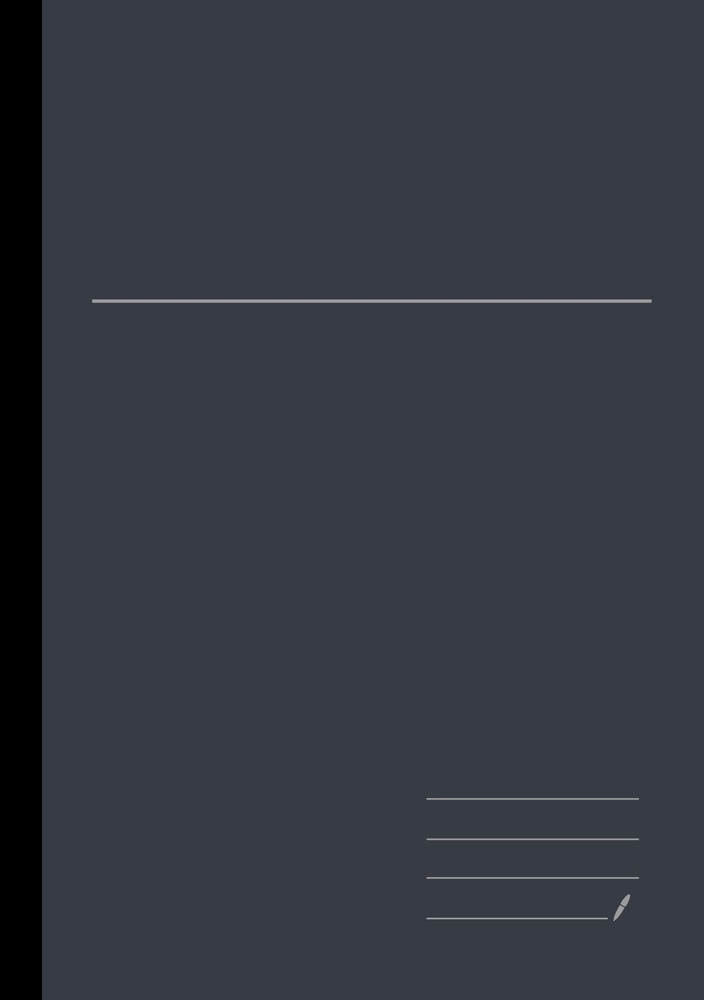
#> input picture CD/CD-01.jpg, 704 x 1000 px, shrunk from 1536 x 2181 before the run; its folder holds only this picture in this run
$ python preprocess.py
#> lines starting #> are read from the running program, lines starting #| are printed output that depends on the picture; after the words box and inside, x2 and y2 are one past the last pixel; in counts of white or black regions, pixels touching at a corner belong together
from PIL import Image
import PIL.ImageOps as impos
import PIL.ImageEnhance as imen
import glob, os

# print(len([6334, 5766, 8603, 10931, 9255, 6415, 4023, 2399, 1386, 800, 592, 473, 381, 387, 310, 332, 322, 356, 305, 298, 291, 256, 273, 240, 263, 234, 262, 246, 237, 249, 260, 273, 255, 247, 243, 244, 232, 199, 215, 207, 235, 235, 224, 214, 221, 234, 218, 229, 241, 220, 213, 221, 194, 202, 223, 219, 221, 220, 216, 217, 183, 200, 200, 198, 197, 208, 192, 204, 212, 198, 213, 180, 199, 183, 200, 207, 166, 178, 203, 195, 199, 203, 202, 200, 209, 189, 190, 217, 206, 179, 185, 177, 220, 192, 195, 196, 199, 213, 202, 232, 173, 205, 188, 200, 196, 174, 167, 196, 221, 183, 205, 203, 191, 209, 206, 194, 209, 199, 192, 195, 198, 196, 216, 220, 204, 181, 208, 177, 210, 206, 190, 198, 206, 208, 204, 215, 225, 213, 202, 207, 237, 208, 193, 210, 205, 206, 213, 224, 222, 218, 222, 241, 196, 199, 216, 188, 221, 220, 214, 227, 249, 260, 218, 237, 223, 227, 222, 250, 245, 243, 222, 248, 242, 231, 234, 263, 263, 245, 260, 247, 231, 254, 256, 268, 278, 265, 263, 313, 293, 307, 325, 336, 328, 355, 374, 386, 495, 706, 1318, 2826]))
output_dir = "output/"
for file in glob.glob("CD/*.jpg"):
    # img = os.path.splittext(file)
    # print(file)
    with Image.open(file) as im:
#> im is the input picture: PIL image 704x1000 RGB; mean R, G, B 52.2, 55.9, 64.4
        gray_im = im.convert("L")
        inv_gray_img = impos.invert(gray_im)
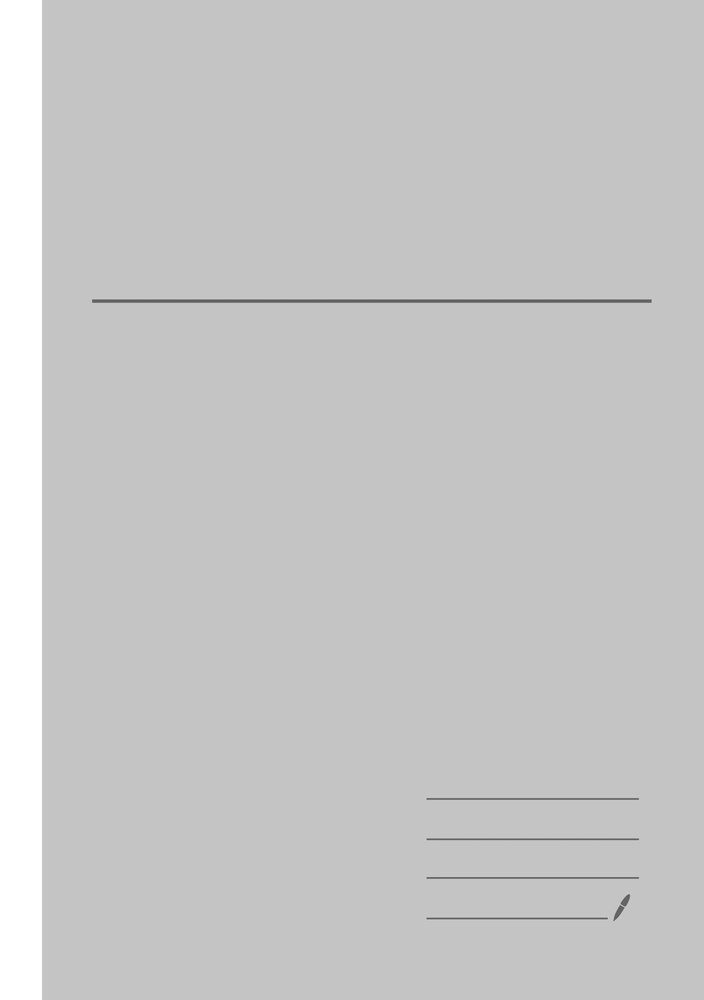
#> inv_gray_img: PIL image 704x1000 L; min 86, max 255, mean 199.1
        # print(inv_gray_img.histogram())
        threshold = 128
        inv_gray_img = inv_gray_img.point( lambda p : 255 if p > threshold else 0)
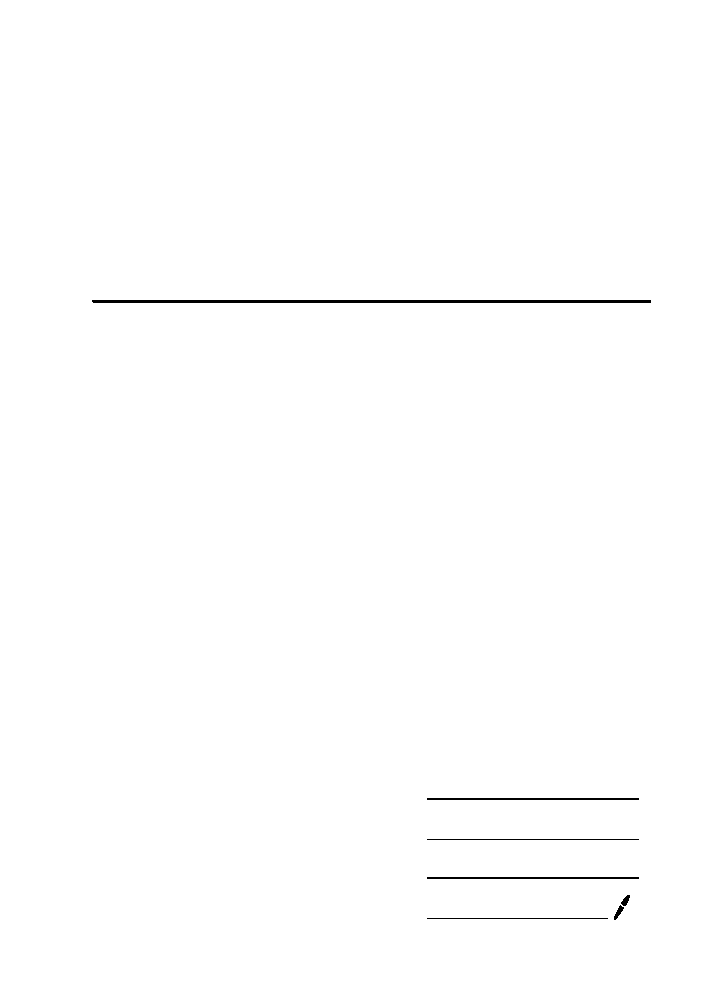
#> inv_gray_img: PIL image 704x1000 L; 99.6% white; 7 black regions, largest, box (x1, y1, x2, y2) and area: (92, 300, 651, 303) 1676, (427, 798, 639, 800) 424, (427, 877, 639, 879) 424
        inv_gray_img.save(output_dir + os.path.basename(file))
        # inv_gray_img.show()
    # break

$ run again, on CD/CD-05.jpg
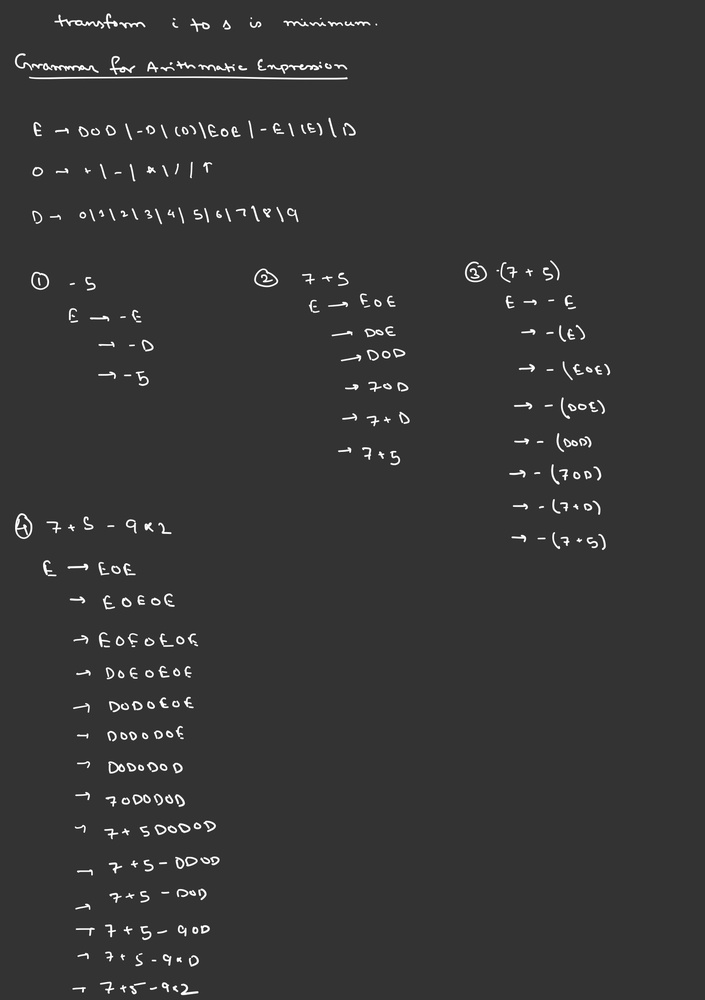
#> input picture CD/CD-05.jpg, 705 x 1000 px, shrunk from 1538 x 2182 before the run
#> im is the input picture: PIL image 705x1000 RGB; min 9, max 255, mean 54.2
#> `inv_gray_img = impos.invert(gray_im)`:
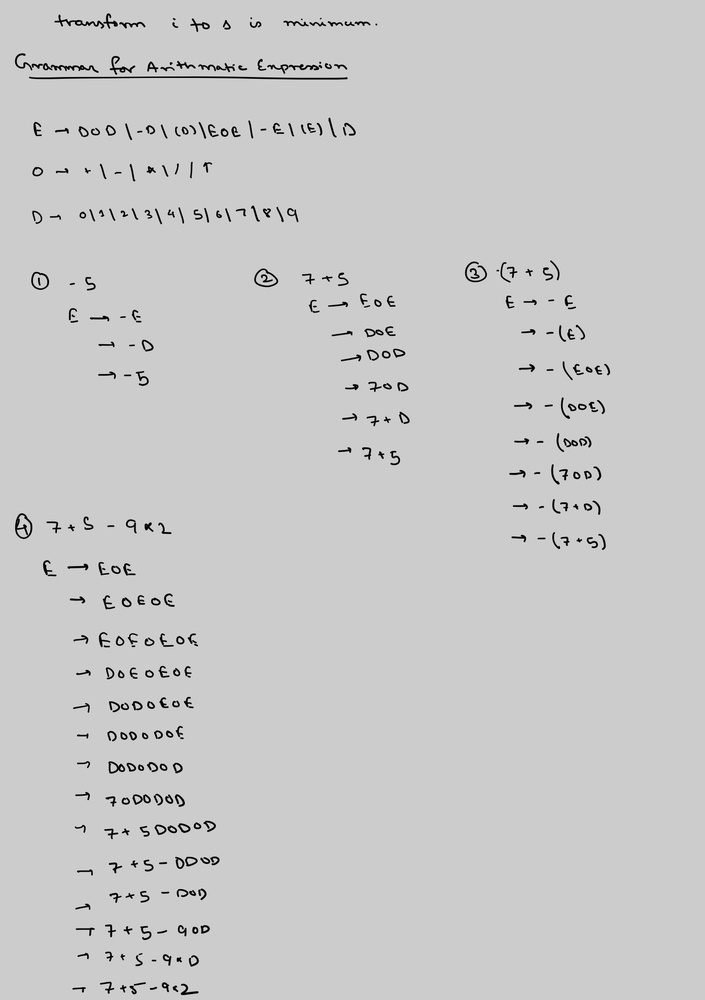
#> inv_gray_img: PIL image 705x1000 L; min 0, max 246, mean 200.8
#> `inv_gray_img = inv_gray_img.point( lambda p : 255 if p > threshold els..`:
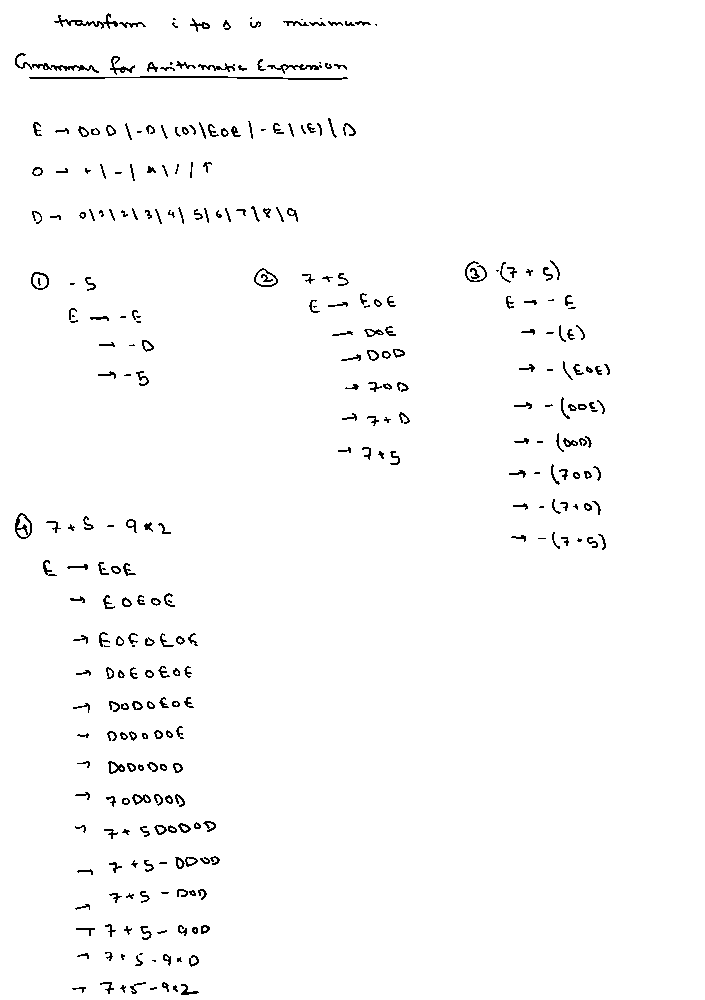
#> inv_gray_img: PIL image 705x1000 L; 98.1% white; black in thin lines or dots, all inside (x1, y1, x2, y2) = (15, 13, 610, 995)

$ run again, on CD/CD-06.jpg
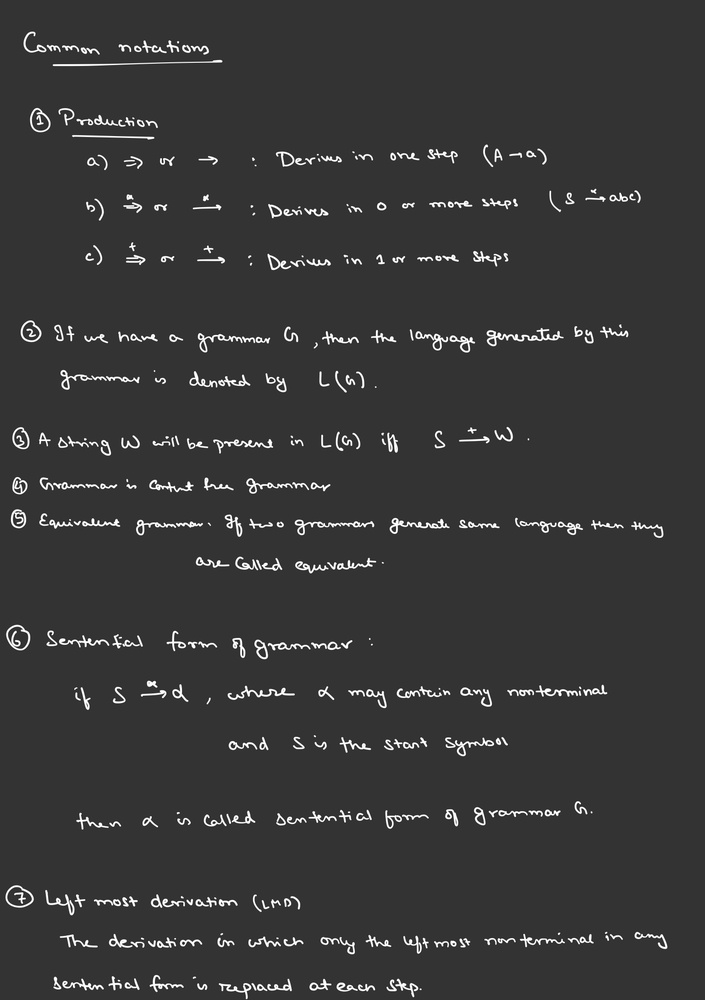
#> input picture CD/CD-06.jpg, 705 x 1000 px, shrunk from 1538 x 2182 before the run
#> im is the input picture: PIL image 705x1000 RGB; min 5, max 255, mean 56.6
#> `inv_gray_img = impos.invert(gray_im)`:
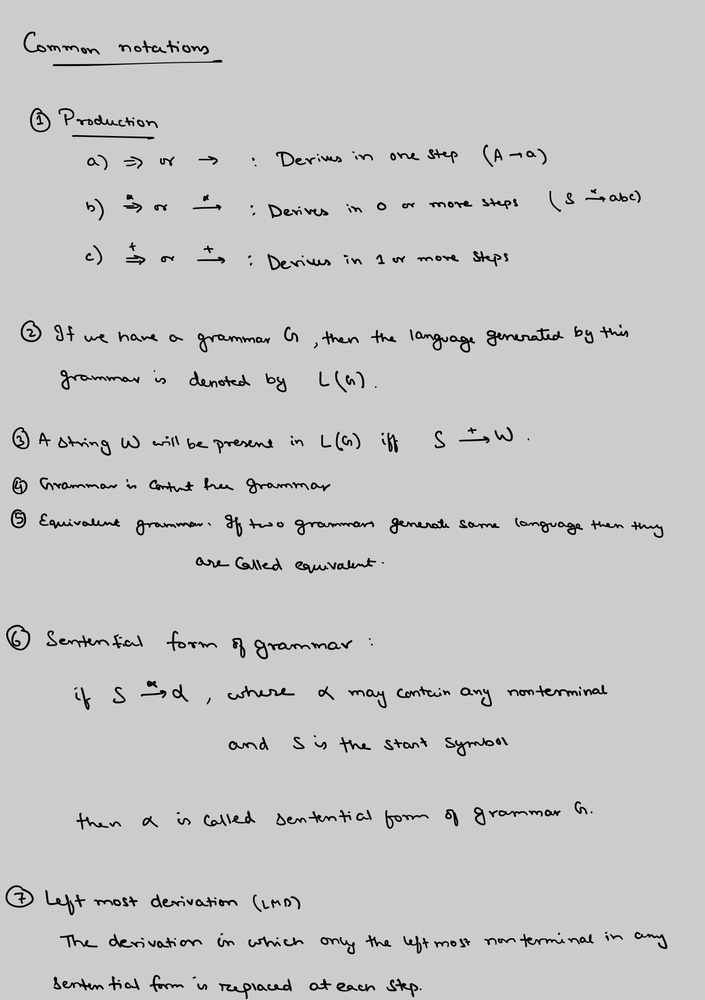
#> inv_gray_img: PIL image 705x1000 L; min 0, max 250, mean 198.4
#> `inv_gray_img = inv_gray_img.point( lambda p : 255 if p > threshold els..`:
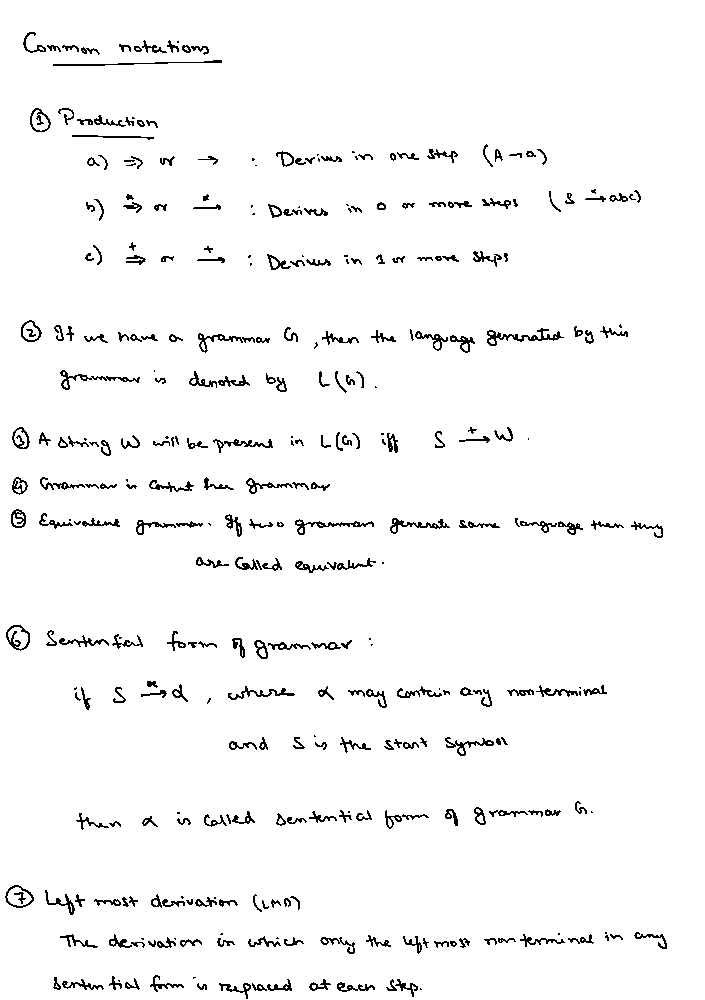
#> inv_gray_img: PIL image 705x1000 L; 96.8% white; black in thin lines or dots

$ run again, on CD/CD-07.jpg
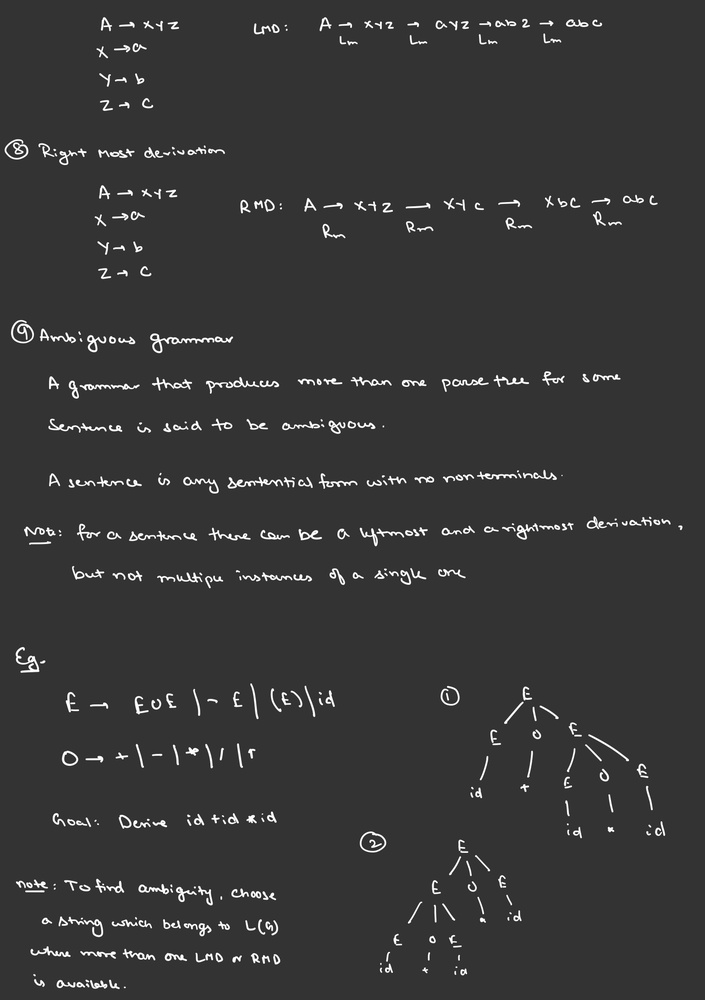
#> input picture CD/CD-07.jpg, 705 x 1000 px, shrunk from 1538 x 2182 before the run
#> im is the input picture: PIL image 705x1000 RGB; min 9, max 255, mean 55.9
#> `inv_gray_img = impos.invert(gray_im)`:
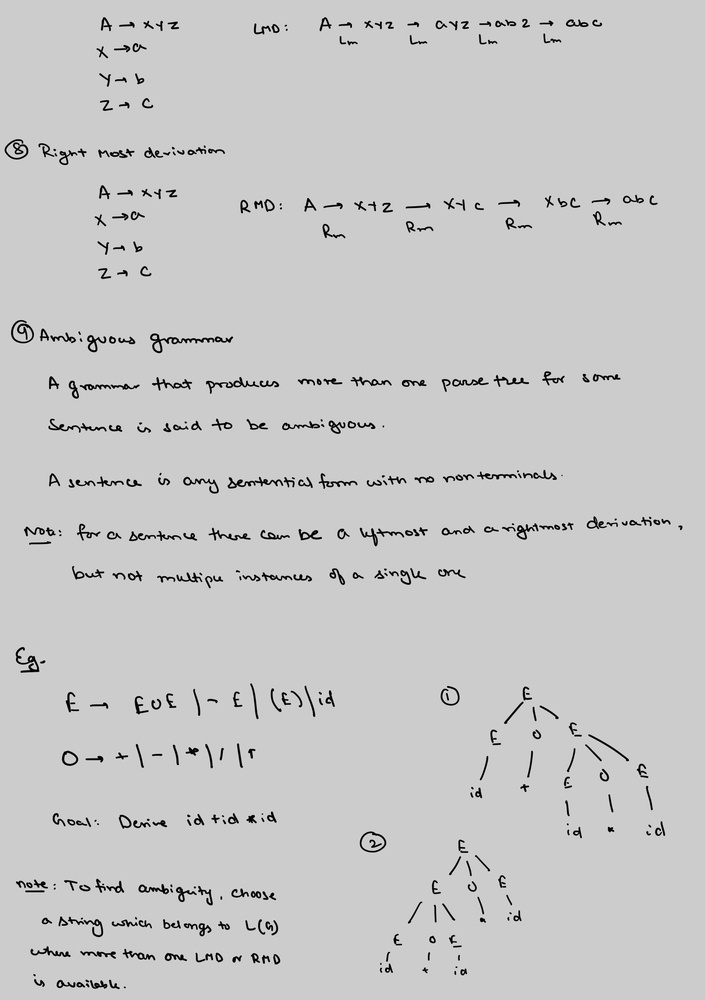
#> inv_gray_img: PIL image 705x1000 L; min 0, max 246, mean 199.1
#> `inv_gray_img = inv_gray_img.point( lambda p : 255 if p > threshold els..`:
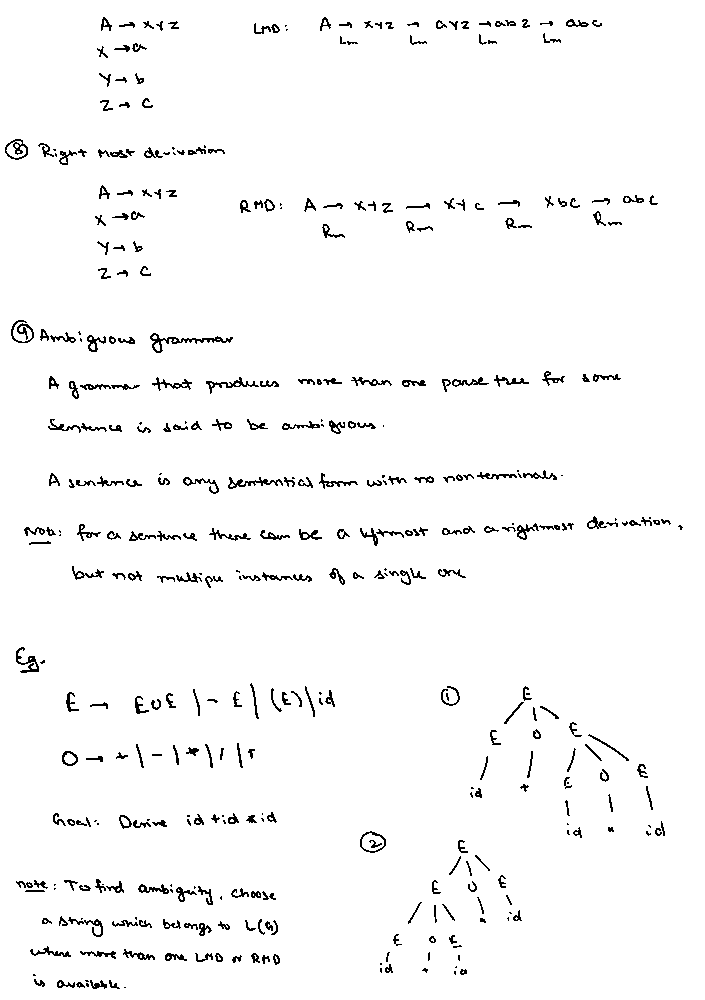
#> inv_gray_img: PIL image 705x1000 L; 97.2% white; black in thin lines or dots
